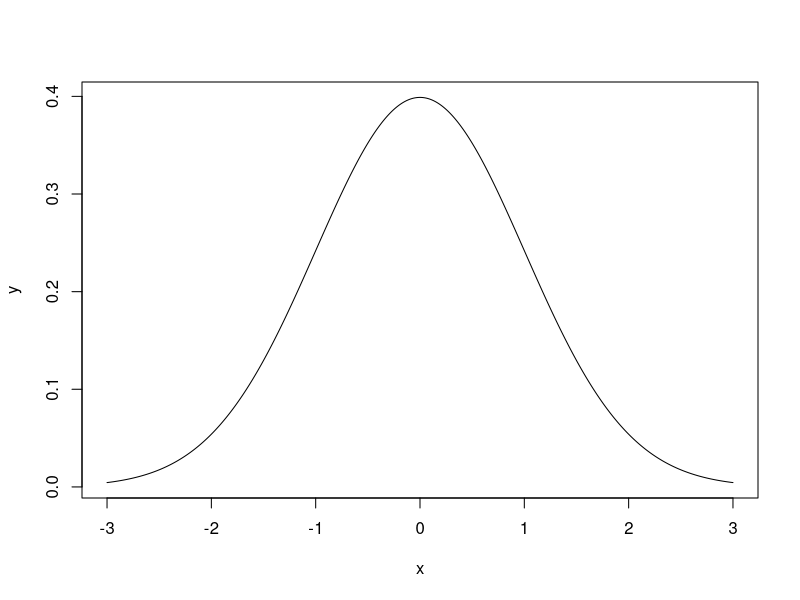
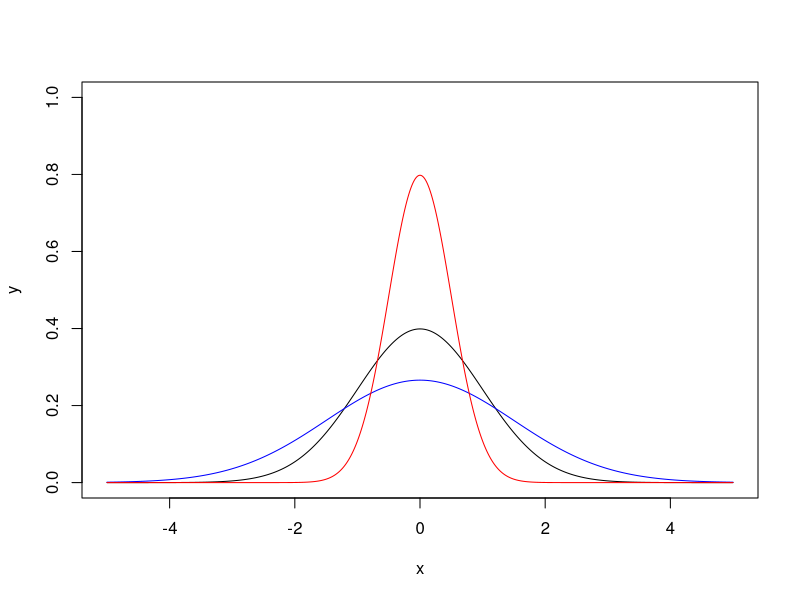
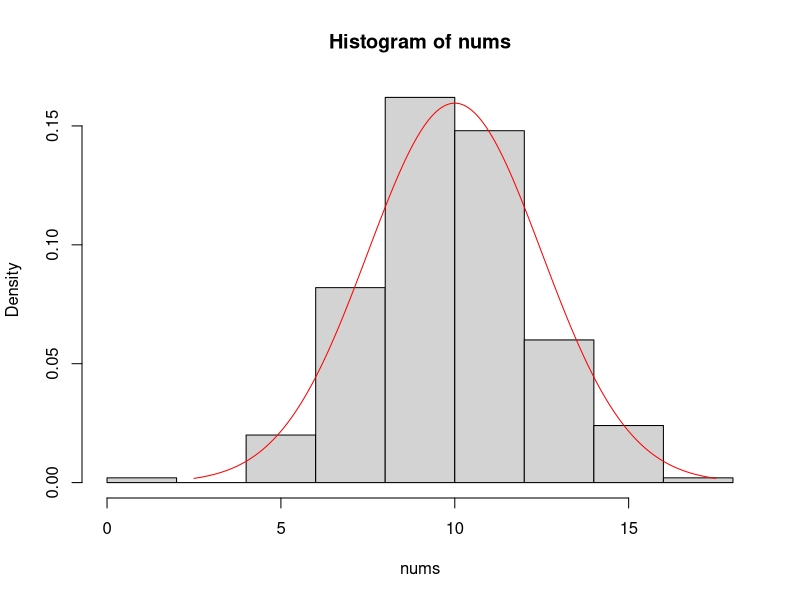
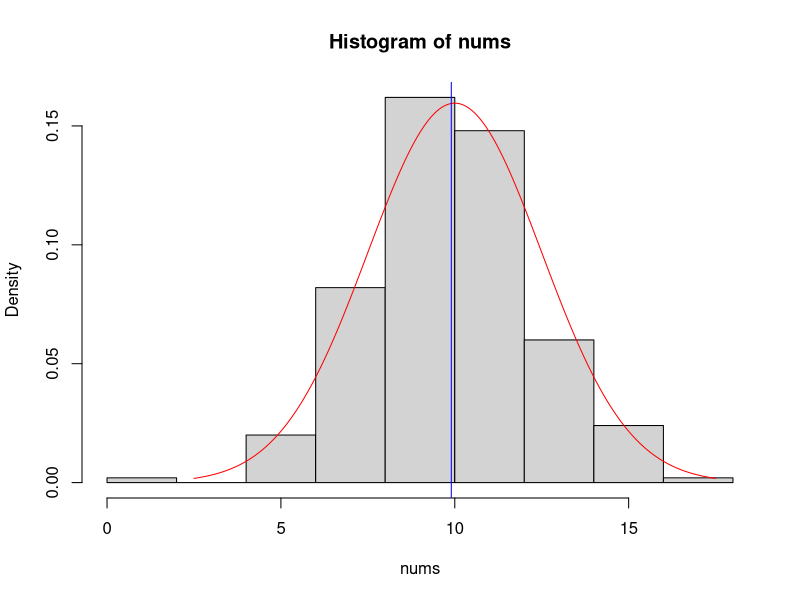
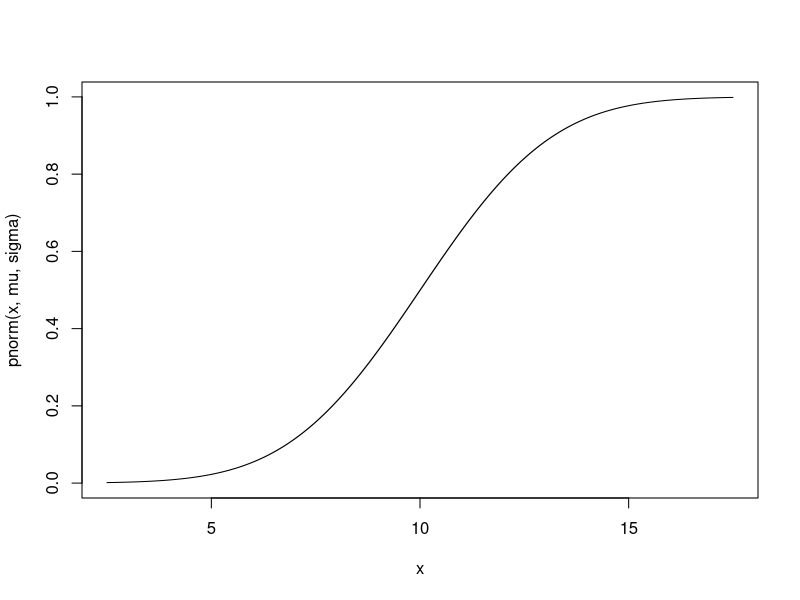
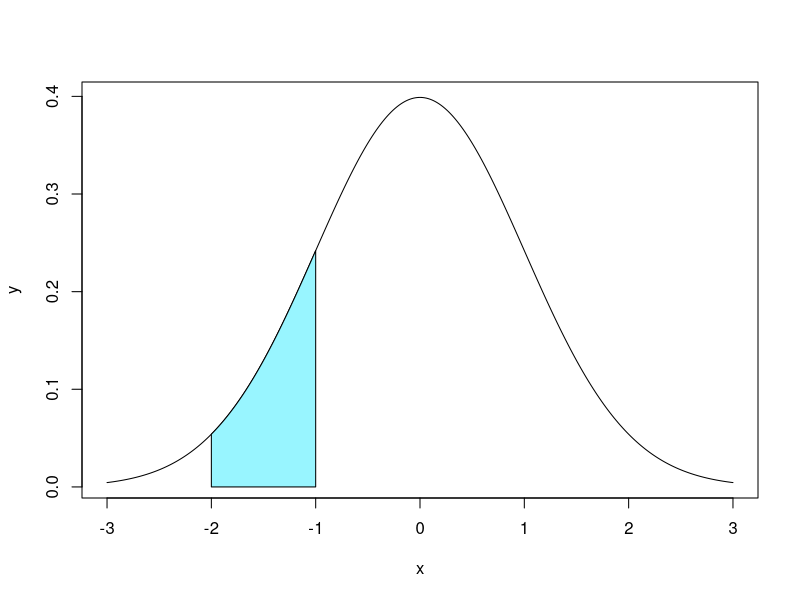
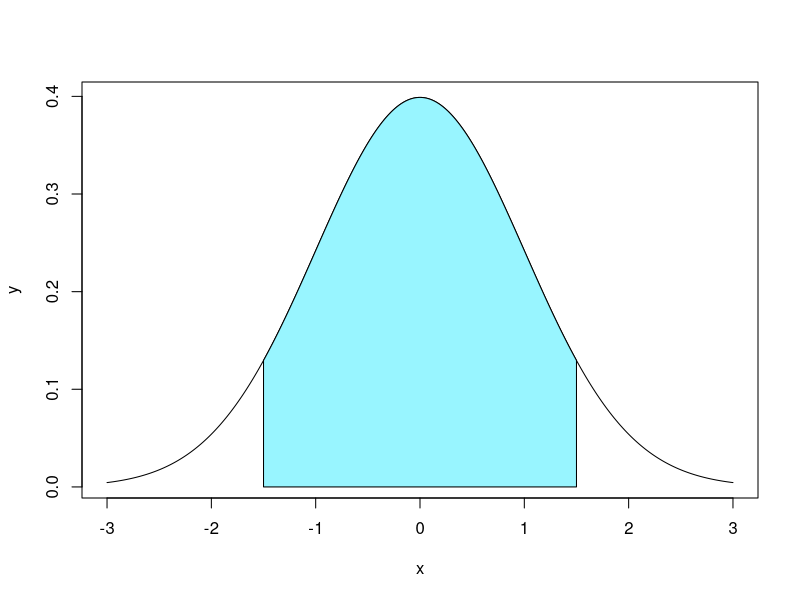

Write R code to recreate these figures, in order.
## ---- chunk 1
knitr::opts_chunk$set(echo = TRUE)
## ---- chunk 2
x <- seq(-3, 3, by=0.01)
y <- dnorm(x)
plot(x, y, type="l")
## ---- chunk 3
pnorm(2) - pnorm(-2)
pnorm(-0.75, lower.tail=TRUE)
pnorm(1.2, lower.tail=TRUE)
pnorm(1.2, lower.tail=FALSE)
pnorm(1.2, lower.tail=T) - pnorm(-0.75, lower.tail=T)
## ---- chunk 4
x <- seq(-5, 5, by=0.01)
y <- dnorm(x)
plot(x, y, type="l", ylim=c(0, 1))
lines(x, dnorm(x, 0, 1.5), col="blue")
lines(x, dnorm(x, 0, 0.5), col="red")
## ---- chunk 5
mu <- 10
sigma <- 2.5
nums <- rnorm(250, mu, sigma)
mean(nums)
sd(nums)
var(nums)

## ---- chunk 6
x <- seq(mu - 3 * sigma, mu + 3 * sigma, by=0.01)
hist(nums, freq=F)
lines(x, dnorm(x, mu, sigma), type="l", col="red")
## ---- chunk 7
pnorm(9.9, mu, sigma)
hist(nums, freq=F)
lines(x, dnorm(x, mu, sigma), type="l", col="red")
abline(v=9.9, col="blue")
## ---- chunk 8
pnorm(12.4, mu, sigma, lower.tail=F)

## ---- chunk 9
pnorm(20, mu, sigma) - pnorm(18, mu, sigma)
pnorm(18, mu, sigma) + pnorm(20, mu, sigma, lower.tail=F)
## ---- chunk 10
qnorm(0.6, mu, sigma)
pnorm(10.63337, mu, sigma)
## ---- chunk 11
qnorm(0.125, mu, sigma)
qnorm(0.125 + 0.75, mu, sigma)
## ---- chunk 12
plot(x, pnorm(x, mu, sigma), type="s")
## ---- chunk 13
## Create the base standard Normal density plot
x <- seq(from=-3, to=3, by=0.02)
y <- dnorm(x)
plot(x,y,type="l")

## Create the x values that define the polygon.  
## Note that I both start at -2 and end at -2, which is doubled up to close the polygon.
x1 <- c(-2, -1, seq(from=-1, to=-2, by=-0.02), -2)
## Now create the corresponding y values that define the polygon.
y1 <- c(0, 0, dnorm(seq(from=-1, to=-2, by=-0.02)), 0)
## Call polygon with the color of choice. Make sure x1 and y1 are the same length!
polygon(x1, y1, col="cadetblue1")
## ---- chunk 14
## Create the base standard Normal density plot
x <- seq(from=-3, to=3, by=0.02)
y <- dnorm(x)
plot(x,y,type="l")

x1 <- c(-1.5, 1.5, seq(from=1.5, to=-1.5, by=-0.02), -1.5)
y1 <- c(0, 0, dnorm(seq(from=1.5, to=-1.5, by=-0.02)), 0)

polygon(x1, y1, col="cadetblue1")
